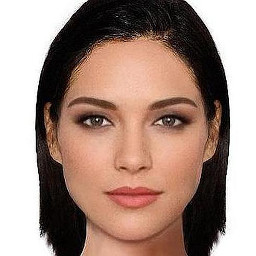
#> input picture Programación/CursoDePython/Practica17/caras/cara1.jpeg, 256 x 256 px; the run also reads 2 pictures not shown here
$ python python078-cara1.py
#> lines starting #> are read from the running program, lines starting #| are printed output that depends on the picture
from PIL import Image
import math

imagenvertical = Image.open("caras/vertical.png")
pixelesvertical = imagenvertical.load()


imagen = Image.open("caras/cara1.jpeg")
#> imagen is the input picture: PIL image 256x256 RGB; mean R, G, B 165.5, 140.5, 129.8
pixeles = imagen.load()

imagenresultado = Image.open("caras/resultado.png")
pixelesresultado = imagenresultado.load()

altura = imagen.size[1]
#> altura = 256
anchura = imagen.size[0]
#> anchura = 256

numeropixelesverticales = 0
numeropixeleshorizontales = 0
numeropixelesdiagonales1 = 0
numeropixelesdiagonales2 = 0

# Voy a asumir que voy a coger el pixel que esta en cero //////// VERTICAL
for superx in range(0, 247):
    for supery in range(0, 247):
        suma = 0
        valor = 0
        for x in range(0, 7):
            for y in range(0, 7):
                if pixelesvertical[x,y][3] != 0:
                    valor = 0
                    valor = pixeles[superx+x,supery+y][0]-pixelesvertical[x,y][0]
                    suma += valor

        if abs(suma) < 1000:
            #print("Pixel"+str(superx)+","+str(supery)+" - La suma es: "+str(abs(suma)))
            pixelesresultado[superx+x,supery+y] = (0,0,0)
            numeropixelesverticales += 1
        else:
            pixelesresultado[superx+x,supery+y] = (255,255,255)
#> after the loop, numeropixelesverticales = 13381

print("El numero de pixeles verticales es: "+str(numeropixelesverticales))
#| El numero de pixeles verticales es: 13381

imagen.save("caras/cara1guardado.jpeg")
imagenresultado.save("caras/resultadohorizontal.png")
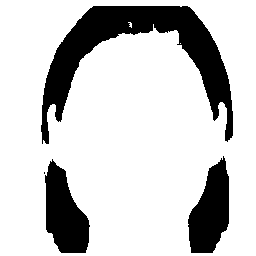
#> saved as resultadohorizontal.png: PIL image 256x256 RGBA; mean R, G, B, A 202.9, 202.9, 202.9, 255
